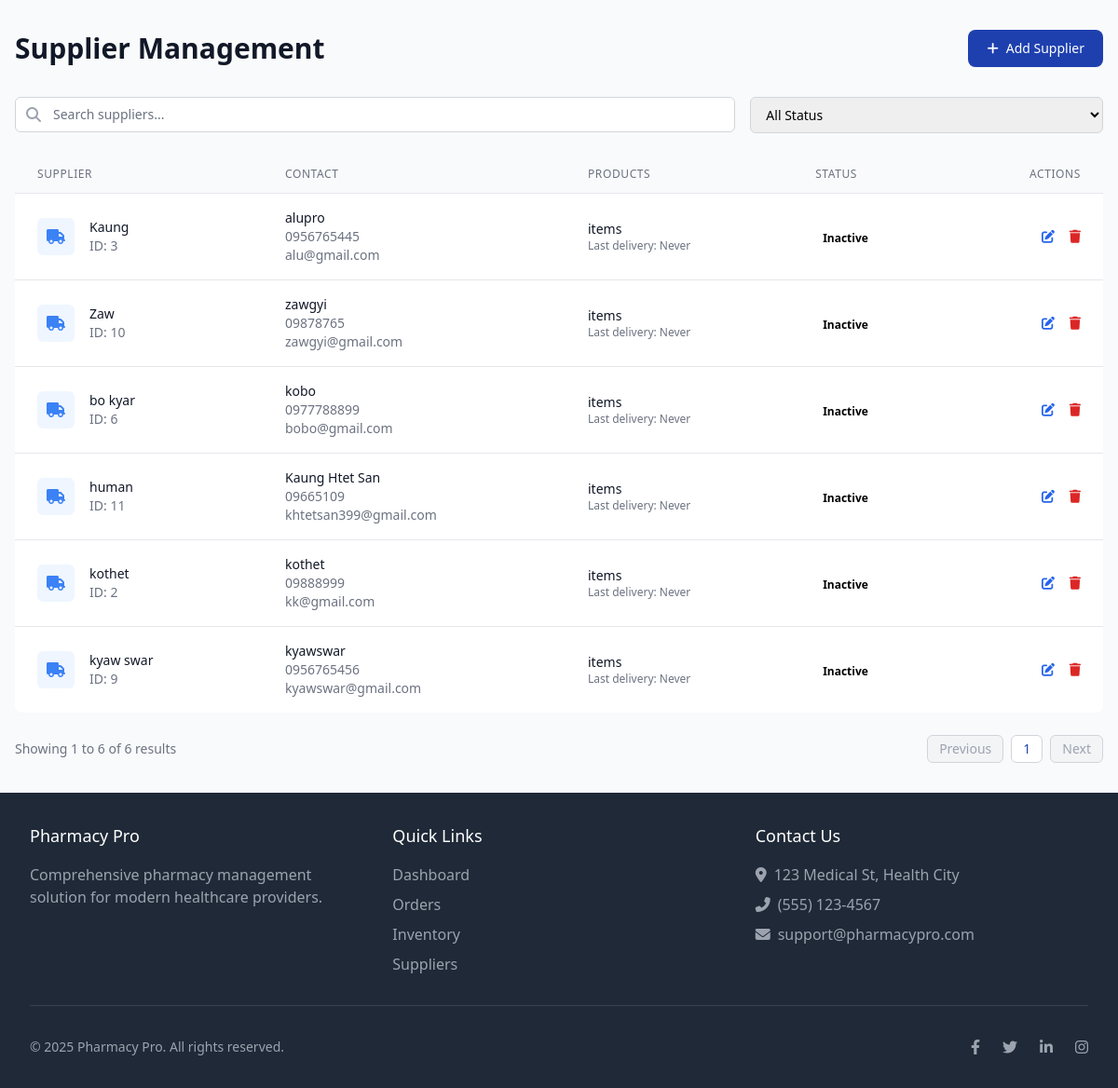
Page /en/suppliers/ on the committed database.
### ourapp/models.py (models this page shows, shortened)
class Supplier(models.Model):
    supplier_name = models.CharField(max_length=255, blank=True, null=True, verbose_name=_("Supplier Name"))
    company = models.CharField(max_length=255, blank=True, null=True, verbose_name=_("Company"))
    contact_person = models.CharField(max_length=255, blank=True, null=True, verbose_name=_("Contact Person"))
    email = models.EmailField(blank=True, null=True, verbose_name=_("Email"))
    phone = models.CharField(max_length=50, blank=True, null=True, verbose_name=_("Phone"))
    address = models.TextField(blank=True, null=True, verbose_name=_("Address"))
    status = models.BooleanField(blank=True, null=True, verbose_name=_("Active"))

### ourapp/views.py (the view)
# urls.py: path('suppliers/', purchaseorder_view, name='purchaseorder_view'),
def purchaseorder_view(request):
    supplier_list = Supplier.objects.all().order_by('supplier_name')
    paginator = Paginator(supplier_list, 10)  # Show 10 suppliers per page
    page_number = request.GET.get('page')
    suppliers = paginator.get_page(page_number)
    return render(request, 'purchaseorder.html', {'suppliers': suppliers})

### ourapp/context_processors.py (called while the page is built)
def expiry_alert_items(request):
    if request.user.is_authenticated and hasattr(request.user, 'userprofile'):
        if request.user.userprofile.role == 'pharmacist':
            today = date.today()
            threshold_date = today + timedelta(days=90)
            expiring_items = Item.objects.filter(exp_date__lte=threshold_date, exp_date__gte=today).order_by('exp_date')
            return {'expiring_items': expiring_items}
    return {}

### templates/purchaseorder.html (shortened to what this page needs)
<!DOCTYPE html>
{% load i18n %}
<html lang="{{ request.LANGUAGE_CODE }}">
<head>
    <link rel="stylesheet" href="https://cdnjs.cloudflare.com/ajax/libs/font-awesome/6.4.0/css/all.min.css">
    <script src="https://cdn.tailwindcss.com"></script>
</head>
<body class="bg-gray-50 flex flex-col min-h-screen">
    <div class="w-full px-4 py-8">
        <div class="flex flex-col md:flex-row justify-between items-start md:items-center mb-8">
            <div>
                <h1 class="text-3xl font-bold text-gray-900">{% trans "Supplier Management" %}</h1>
            </div>
            <div class="mt-4 md:mt-0">
                <button id="add-supplier-btn"
                    class="flex items-center text-white bg-primary hover:bg-darkblue focus:ring-4 focus:outline-none focus:ring-blue-300 font-medium rounded-lg text-sm px-5 py-2.5 text-center">
                    <i class="fas fa-plus mr-2"></i> {% trans "Add Supplier" %}
                </button>
            </div>
        </div>
        <div class="grid grid-cols-1 md:grid-cols-3 gap-4 mb-6">
            <div class="md:col-span-2">
                <div class="relative">
                    <div class="absolute inset-y-0 left-0 pl-3 flex items-center pointer-events-none">
                    </div>
                    <input type="text" id="search-input"
                        class="block w-full pl-10 pr-3 py-2 border border-gray-300 rounded-md leading-5 bg-white placeholder-gray-500 focus:outline-none focus:ring-primary focus:border-primary sm:text-sm"
                        placeholder="{% trans 'Search suppliers...' %}">
                </div>
            </div>
            <div>
                <select id="status-filter"
                    class="block w-full pl-3 pr-10 py-2 text-base border border-gray-300 focus:outline-none focus:ring-primary focus:border-primary sm:text-sm rounded-md">
                    <option value="all">{% trans "All Status" %}</option>
                </select>
            </div>
        </div>
        <div class="card bg-white rounded-lg overflow-hidden mb-6">
            <div class="responsive-table">
                <table class="min-w-full divide-y divide-gray-200">
                    <thead class="bg-gray-50">
                        <tr>
                            <th scope="col" class="px-6 py-3 text-left text-xs font-medium text-gray-500 uppercase tracking-wider">{% trans "Supplier" %}</th>
                            <th scope="col" class="px-6 py-3 text-left text-xs font-medium text-gray-500 uppercase tracking-wider">{% trans "Contact" %}</th>
                            <th scope="col" class="px-6 py-3 text-left text-xs font-medium text-gray-500 uppercase tracking-wider">{% trans "Products" %}</th>
                            <th scope="col" class="px-6 py-3 text-left text-xs font-medium text-gray-500 uppercase tracking-wider">{% trans "Status" %}</th>
                            <th scope="col" class="px-6 py-3 text-right text-xs font-medium text-gray-500 uppercase tracking-wider">{% trans "Actions" %}</th>
                        </tr>
                    </thead>
                    <tbody class="bg-white divide-y divide-gray-200" id="supplier-items">
                        {% for supplier in suppliers %}
                        <tr class="hover:bg-gray-50" data-status="{% if supplier.is_active %}active{% else %}inactive{% endif %}">
                            <td class="px-6 py-4 whitespace-nowrap">
                                <div class="flex items-center">
                                    <div class="flex-shrink-0 h-10 w-10 flex items-center justify-center bg-blue-50 rounded-md">
                                        <i class="fas fa-truck text-blue-500"></i>
                                    </div>
                                    <div class="ml-4">
                                        <div class="text-sm font-medium text-gray-900">{{ supplier.supplier_name }}</div>
                                        <div class="text-sm text-gray-500">{% trans "ID" %}: {{ supplier.id }}</div>
                                    </div>
                                </div>
                            </td>
                            <td class="px-6 py-4 whitespace-nowrap">
                                <div class="text-sm text-gray-900">{{ supplier.contact_person }}</div>
                                <div class="text-sm text-gray-500">{{ supplier.phone }}</div>
                                <div class="text-sm text-gray-500">{{ supplier.email }}</div>
                            </td>
                            <td class="px-6 py-4 whitespace-nowrap">
                                <div class="text-sm text-gray-900">{{ supplier.products.count }} {% trans "items" %}</div>
                                <div class="text-xs text-gray-500">{% trans "Last delivery" %}: {{ supplier.last_delivery|date:"Y-m-d"|default:_("Never") }}</div>
                            </td>
                            <td class="px-6 py-4 whitespace-nowrap">
                                <span class="px-2 inline-flex text-xs leading-5 font-semibold rounded-full {% if supplier.is_active %}badge-active{% else %}badge-inactive{% endif %}">
                                    {% if supplier.is_active %}{% trans "Active" %}{% else %}{% trans "Inactive" %}{% endif %}
                                </span>
                            </td>
                            <td class="px-6 py-4 whitespace-nowrap text-right text-sm font-medium">
                                <button class="text-blue-600 hover:text-blue-900 mr-3 edit-supplier-btn"
                                    data-id="{{ supplier.id }}"
                                    data-name="{{ supplier.supplier_name }}"
                                    data-company="{{ supplier.company }}"
                                    data-contact="{{ supplier.contact_person }}"
                                    data-phone="{{ supplier.phone }}"
                                    data-email="{{ supplier.email }}"
                                    data-address="{{ supplier.address }}"
                                    data-active="{{ supplier.status }}">
                                    <i class="fas fa-edit"></i>
                                </button>
                                <button class="text-red-600 hover:text-red-900 delete-supplier-btn"
                                    data-id="{{ supplier.id }}">
                                    <i class="fas fa-trash"></i>
                                </button>
                            </td>
                        </tr>
                        {% empty %}
                        <tr>
                            <td colspan="5" class="px-6 py-4 text-center text-gray-500">
                                {% trans "No suppliers found" %}
                            </td>
                        </tr>
                        {% endfor %}
                    </tbody>
                </table>
            </div>
        </div>
        <div class="flex items-center justify-between">
            <div class="text-sm text-gray-500">
            </div>
            <nav class="flex space-x-2">
                {% if suppliers.has_previous %}
                <a href="?page={{ suppliers.previous_page_number }}" class="px-3 py-1 rounded-md border border-gray-300 bg-white text-sm font-medium text-gray-500 hover:bg-gray-50">{% trans "Previous" %}</a>
                {% else %}
                <span class="px-3 py-1 rounded-md border border-gray-300 bg-gray-100 text-sm font-medium text-gray-400 cursor-not-allowed">{% trans "Previous" %}</span>
                {% endif %}
                {% for i in suppliers.paginator.page_range %}
                {% if suppliers.number == i %}
                <span class="px-3 py-1 rounded-md border border-gray-300 bg-white text-sm font-medium text-primary bg-blue-50">{{ i }}</span>
                {% else %}
                <a href="?page={{ i }}" class="px-3 py-1 rounded-md border border-gray-300 bg-white text-sm font-medium text-gray-500 hover:bg-gray-50">{{ i }}</a>
                {% endif %}
                {% endfor %}
                {% if suppliers.has_next %}
                <a href="?page={{ suppliers.next_page_number }}" class="px-3 py-1 rounded-md border border-gray-300 bg-white text-sm font-medium text-gray-500 hover:bg-gray-50">{% trans "Next" %}</a>
                {% else %}
                <span class="px-3 py-1 rounded-md border border-gray-300 bg-gray-100 text-sm font-medium text-gray-400 cursor-not-allowed">{% trans "Next" %}</span>
                {% endif %}
            </nav>
        </div>
    </div>
    <footer class="bg-gray-800 text-white py-8">
        <div class="max-w-7xl mx-auto px-4 sm:px-6 lg:px-8">
            <div class="grid grid-cols-1 md:grid-cols-3 gap-8">
                <div>
                    <h3 class="text-lg font-medium mb-4">{% trans "Pharmacy Pro" %}</h3>
                    <p class="text-gray-400">{% trans "Comprehensive pharmacy management solution for modern healthcare providers." %}</p>
                </div>
                <div>
                    <h3 class="text-lg font-medium mb-4">{% trans "Quick Links" %}</h3>
                    <ul class="space-y-2">
                        <li><a href="#" class="text-gray-400 hover:text-white">{% trans "Dashboard" %}</a></li>
                        <li><a href="#" class="text-gray-400 hover:text-white">{% trans "Orders" %}</a></li>
                        <li><a href="#" class="text-gray-400 hover:text-white">{% trans "Inventory" %}</a></li>
                        <li><a href="#" class="text-gray-400 hover:text-white">{% trans "Suppliers" %}</a></li>
                    </ul>
                </div>
                <div>
                    <h3 class="text-lg font-medium mb-4">{% trans "Contact Us" %}</h3>
                    <ul class="space-y-2">
                        <li class="flex items-center text-gray-400"><i class="fas fa-map-marker-alt mr-2"></i> {% trans "123 Medical St, Health City" %}</li>
                        <li class="flex items-center text-gray-400"><i class="fas fa-phone-alt mr-2"></i> {% trans "(555) 123-4567" %}</li>
                        <li class="flex items-center text-gray-400"><i class="fas fa-envelope mr-2"></i> {% trans "support@pharmacypro.com" %}</li>
                    </ul>
                </div>
            </div>
            <div class="border-t border-gray-700 mt-8 pt-8 flex flex-col md:flex-row justify-between items-center">
                <p class="text-gray-400 text-sm">© {% now "Y" %} {% trans "Pharmacy Pro. All rights reserved." %}</p>
                <div class="flex space-x-6 mt-4 md:mt-0">
                    <a href="#" class="text-gray-400 hover:text-white"><i class="fab fa-facebook-f"></i></a>
                    <a href="#" class="text-gray-400 hover:text-white"><i class="fab fa-twitter"></i></a>
                    <a href="#" class="text-gray-400 hover:text-white"><i class="fab fa-linkedin-in"></i></a>
                    <a href="#" class="text-gray-400 hover:text-white"><i class="fab fa-instagram"></i></a>
                </div>
            </div>
        </div>
    </footer>
</body>
</html>

### templates/purchaseorder.html (style rules this page uses)
.card { transition: all 0.3s ease; box-shadow: var(--tw-ring-offset-shadow, 0 0 #0000), var(--tw-ring-shadow, 0 0 #0000), var(--tw-shadow); }

### rows in the picture
Supplier: supplier_name "Kaung", id "3", contact_person "alupro", phone "0956765445", email "alu@gmail.com", last_delivery "Never"
Supplier: supplier_name "Zaw", id "10", contact_person "zawgyi", phone "09878765", email "zawgyi@gmail.com", last_delivery "Never"
Supplier: supplier_name "bo kyar", id "6", contact_person "kobo", phone "0977788899", email "bobo@gmail.com", last_delivery "Never"
Supplier: supplier_name "human", id "11", contact_person "Kaung Htet San", phone "09665109", email "khtetsan399@gmail.com", last_delivery "Never"
Supplier: supplier_name "kothet", id "2", contact_person "kothet", phone "09888999", email "kk@gmail.com", last_delivery "Never"
Supplier: supplier_name "kyaw swar", id "9", contact_person "kyawswar", phone "0956765456", email "kyawswar@gmail.com", last_delivery "Never"

### other values in the picture
{{ i }} "1"
